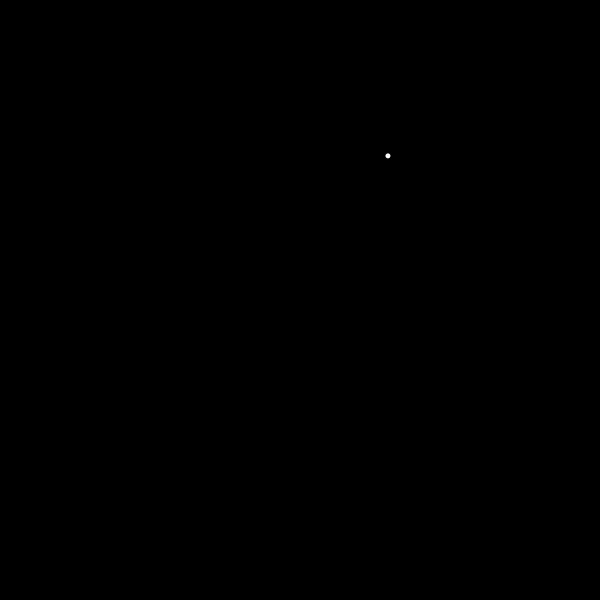
Frame 1 (no input)
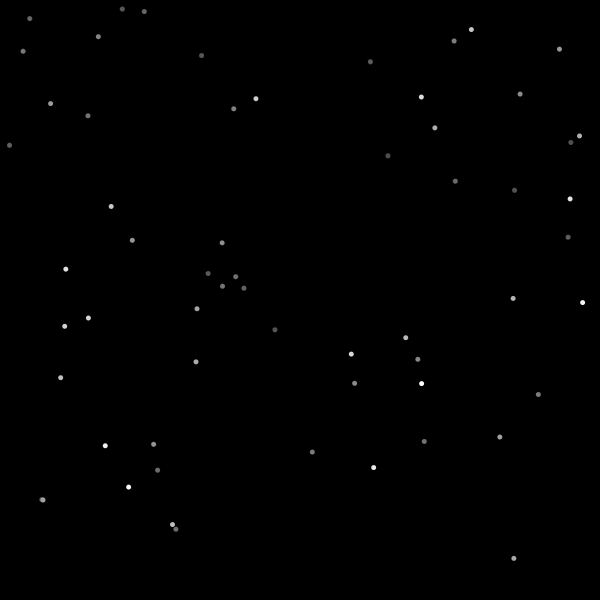
Frame 60 (the mouse pressed at the canvas centre just before this capture)
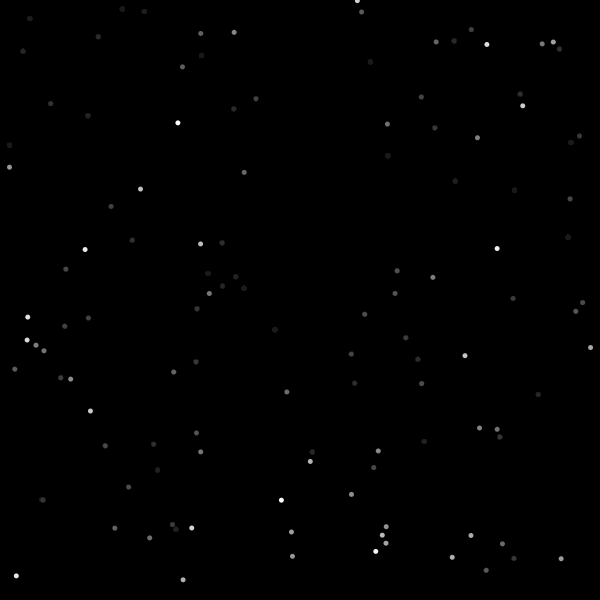
Frame 120 (the mouse held since frame 60 and released just before this capture)

The Processing sketch that drew these frames (run headless with seeded random() and noise(); from frame 60 on, the mouse is pressed at the canvas centre):

// Processing sketch: starry_sky
// ── starry_sky.pde
/* Based off Abe Pazos Fun Programming
https://funprogramming.org/22-Stars-blinking-at-night-fade-out-effect.html
*/

void setup(){
  size(600, 600);
  background(0); //single number is gray- 3 numbers are red, green, blue (0 - 255) or six-digit hexkey 
  frameRate(24); //default frame rate is 60 fps, this function allows you to adjust it
}

void draw(){
 //removes outlines
  noStroke();
  
  //fade sky
  fill(0, 5); //first number designates black as fill, second value is alpha
  rect(0, 0, width, height);
  
  //Random Stars
  fill(255);
  ellipse(random(width), random(height), 5, 5);
  
}
